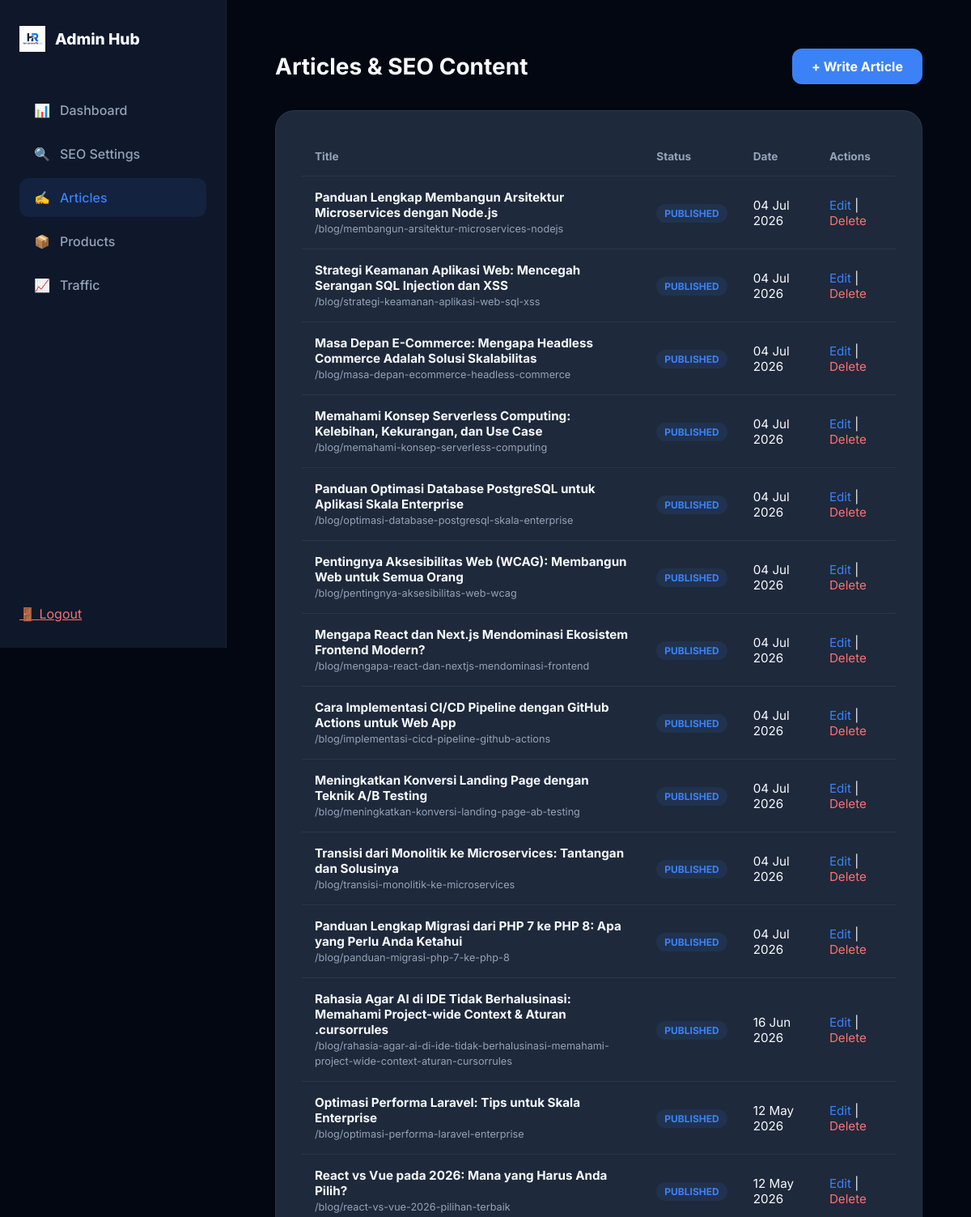
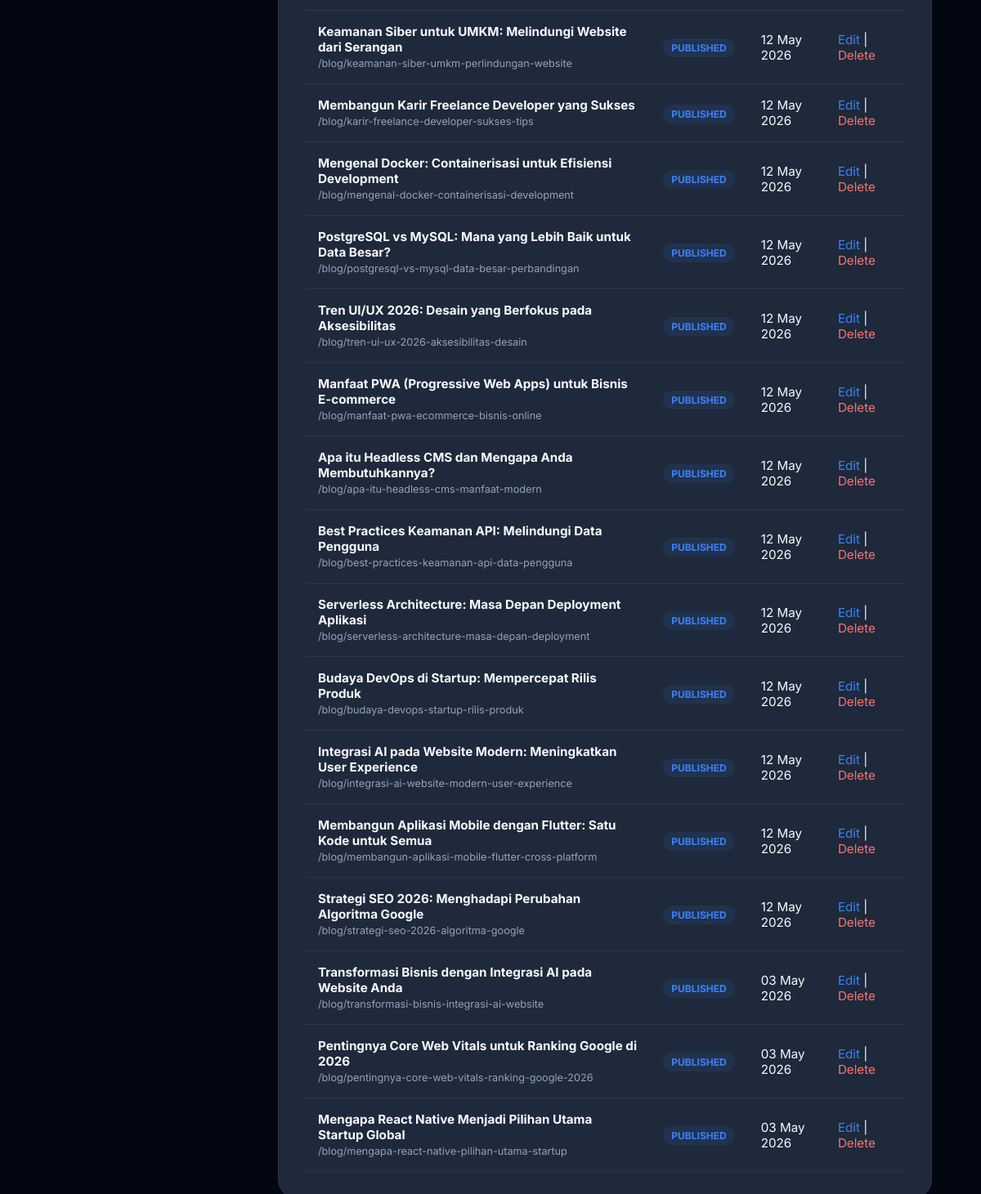
Page /admin?tab=articles (signed in) on the committed database (2 pictures, top to bottom).
### tables this page shows
CREATE TABLE articles (id INTEGER PRIMARY KEY AUTOINCREMENT, title TEXT, slug TEXT UNIQUE, content TEXT, excerpt TEXT, meta_title TEXT, meta_description TEXT, image_url TEXT, created_at DATETIME DEFAULT (datetime('now')), status TEXT DEFAULT 'published');

### admin.php (the view, shortened to what this page needs)
<?php
$dbFile = __DIR__ . '/stats.db';
    ?>
    <?php
try {
    $db = new PDO('sqlite:' . $dbFile);
    $db->setAttribute(PDO::ATTR_ERRMODE, PDO::ERRMODE_EXCEPTION);
} catch (PDOException $e) {
    die("Database connection failed.");
}
$tab = $_GET['tab'] ?? 'dashboard';
$articles = $db->query("SELECT * FROM articles ORDER BY created_at DESC")->fetchAll(PDO::FETCH_ASSOC);
$totalVisits = $db->query("SELECT COUNT(*) FROM visits")->fetchColumn();
$todayVisits = $db->query("SELECT COUNT(*) FROM visits WHERE date(created_at) = date('now')")->fetchColumn();
$recentVisits = $db->query("SELECT * FROM visits ORDER BY created_at DESC LIMIT 10")->fetchAll(PDO::FETCH_ASSOC);
$editArticle = null;
?>
<!DOCTYPE html>
<html lang="id">
<head>
    <link href="https://cdn.quilljs.com/1.3.6/quill.snow.css" rel="stylesheet">
</head>
<body>
    <div class="admin-layout">
        <aside id="sidebar">
            <div class="logo">
                <img src="images/logohasanarofid.png" alt="Logo">
                <span>Admin Hub</span>
            </div>
            <nav>
                <a href="admin?tab=dashboard" class="<?= $tab == 'dashboard' ? 'active' : '' ?>">
                    <span>📊</span> <span>Dashboard</span>
                </a>
                <a href="admin?tab=seo" class="<?= $tab == 'seo' ? 'active' : '' ?>">
                    <span>🔍</span> <span>SEO Settings</span>
                </a>
                <a href="admin?tab=articles" class="<?= $tab == 'articles' ? 'active' : '' ?>">
                    <span>✍️</span> <span>Articles</span>
                </a>
                <a href="form" target="_blank">
                    <span>📦</span> <span>Products</span>
                </a>
                <a href="trafik" target="_blank">
                    <span>📈</span> <span>Traffic</span>
                </a>
            </nav>
            <a href="?logout=1" class="nav-link logout">
                <span>🚪</span> <span>Logout</span>
            </a>
        </aside>
        <main>
            <?php if ($tab == 'dashboard'): ?>
                <header>
                    <h1>Dashboard Overview</h1>
                </header>
                <div class="stats-grid">
                    <div class="stat-card">
                        <h3>Total Visits</h3>
                        <p><?= number_format($totalVisits) ?></p>
                    </div>
                    <div class="stat-card">
                        <h3>Visits Today</h3>
                        <p><?= number_format($todayVisits) ?></p>
                    </div>
                    <div class="stat-card">
                        <h3>Total Articles</h3>
                        <p><?= count($articles) ?></p>
                    </div>
                </div>
                <div class="card">
                    <div class="card-header">
                        <h2>Recent Traffic</h2>
                    </div>
                    <table>
                        <thead>
                            <tr>
                                <th>Date</th>
                                <th>IP Address</th>
                                <th>Country</th>
                                <th>Device</th>
                            </tr>
                        </thead>
                        <tbody>
                            <?php foreach ($recentVisits as $v): ?>
                            <tr>
                                <td><?= date('d M, H:i', strtotime($v['created_at'])) ?></td>
                                <td><code><?= substr($v['ip_hash'], 0, 8) ?>...</code></td>
                                <td><?= htmlspecialchars($v['country']) ?></td>
                                <td><span class="badge badge-blue"><?= $v['device_type'] ?></span></td>
                            </tr>
                            <?php endforeach; ?>
                        </tbody>
                    </table>
                </div>
            <?php elseif ($tab == 'articles'): ?>
                <header>
                    <h1>Articles & SEO Content</h1>
                    <a href="admin?tab=articles&action=new" class="btn">+ Write Article</a>
                </header>
                <?php if (isset($_GET['action']) || isset($_GET['edit_article'])): ?>
                    <div class="card">
                        <div class="card-header">
                            <h2><?= $editArticle ? 'Edit Article' : 'New Article' ?></h2>
                        </div>
                        <form method="POST" id="articleForm">
                            <input type="hidden" name="id" value="<?= $editArticle['id'] ?? '' ?>">
                            <input type="hidden" name="content" id="contentInput">
                            <div class="form-group">
                                <label>Title</label>
                                <input type="text" name="title" value="<?= htmlspecialchars($editArticle['title'] ?? '') ?>" required placeholder="Enter catchy title...">
                            </div>
                            <div class="form-group">
                                <label>Excerpt (Short Summary for SEO)</label>
                                <textarea name="excerpt" rows="2" required placeholder="Short summary for Google search results..."><?= htmlspecialchars($editArticle['excerpt'] ?? '') ?></textarea>
                            </div>
                            <div class="form-group">
                                <label>Content (Visual Editor)</label>
                                <div id="editor"><?= $editArticle['content'] ?? '' ?></div>
                            </div>
                            <button type="submit" name="save_article" class="btn btn-success">Publish Article</button>
                            <a href="admin?tab=articles" class="btn" style="background: transparent; color: var(--text-muted);">Cancel</a>
                        </form>
                    </div>
                <?php else: ?>
                    <div class="card">
                        <table>
                            <thead>
                                <tr>
                                    <th>Title</th>
                                    <th>Status</th>
                                    <th>Date</th>
                                    <th>Actions</th>
                                </tr>
                            </thead>
                            <tbody>
                                <?php foreach ($articles as $a): ?>
                                <tr>
                                    <td><strong><?= htmlspecialchars($a['title']) ?></strong><br><small style="color: var(--text-muted)">/blog/<?= $a['slug'] ?></small></td>
                                    <td><span class="badge badge-blue">Published</span></td>
                                    <td><?= date('d M Y', strtotime($a['created_at'])) ?></td>
                                    <td>
                                        <a href="admin?tab=articles&edit_article=<?= $a['id'] ?>" style="color: var(--accent); text-decoration: none;">Edit</a> |
                                        <a href="admin?tab=articles&delete_article=<?= $a['id'] ?>" style="color: #f87171; text-decoration: none;" onclick="return confirm('Delete this article?')">Delete</a>
                                    </td>
                                </tr>
                                <?php endforeach; ?>
                            </tbody>
                        </table>
                    </div>
                <?php endif; ?>
            <?php endif; ?>
        </main>
    </div>
</body>
</html>

### admin.php (style rules this page uses)
:root { --bg: #030712; --sidebar: #0f172a; --surface: #1e293b; --border: rgba(255,255,255,0.06); --text: #f8fafc; --text-muted: #94a3b8; --accent: #3b82f6; }
* { box-sizing: border-box; }
body { margin: 0; font-family: 'Inter', sans-serif; background: var(--bg); color: var(--text); min-height: 100vh; overflow-x: hidden; }
.admin-layout { display: flex; min-height: 100vh; }
aside { width: 280px; background: var(--sidebar); border-right: 1px solid var(--border); display: flex; flex-direction: column; padding: 32px 24px; position: fixed; height: 100vh; z-index: 1000; transition: transform 0.3s cubic-bezier(0.4, 0, 0.2, 1); }
.logo { font-weight: 800; font-size: 1.2rem; margin-bottom: 48px; display: flex; align-items: center; gap: 12px; }
.logo img { height: 32px; }
nav { flex-grow: 1; }
nav a { display: flex; align-items: center; gap: 12px; padding: 14px 18px; color: var(--text-muted); text-decoration: none; border-radius: 12px; transition: 0.3s; margin-bottom: 6px; font-weight: 500; }
nav a:hover, nav a.active { background: rgba(59, 130, 246, 0.1); color: var(--accent); }
.logout { margin-top: auto; color: #f87171; }
main { flex-grow: 1; padding: 60px; margin-left: 280px; width: calc(100% - 280px); transition: 0.3s; }
header { display: flex; justify-content: space-between; align-items: center; margin-bottom: 32px; }
h1 { margin: 0; font-size: 1.75rem; }
.card { background: var(--surface); padding: 32px; border-radius: 24px; border: 1px solid var(--border); margin-bottom: 32px; overflow-x: auto; }
.btn { padding: 12px 24px; border-radius: 12px; border: none; background: var(--accent); color: white; font-weight: 700; cursor: pointer; transition: 0.3s; display: inline-flex; align-items: center; gap: 8px; text-decoration: none; }
table { width: 100%; border-collapse: collapse; min-width: 600px; }
th { text-align: left; padding: 16px; color: var(--text-muted); font-size: 0.85rem; border-bottom: 1px solid var(--border); }
td { padding: 16px; border-bottom: 1px solid var(--border); font-size: 0.95rem; }
.badge { padding: 4px 10px; border-radius: 99px; font-size: 0.75rem; font-weight: 700; text-transform: uppercase; }
.badge-blue { background: rgba(59, 130, 246, 0.1); color: var(--accent); }

### rows in the picture
articles: title "Panduan Lengkap Membangun Arsitektur Microservices dengan Node.js", slug "membangun-arsitektur-microservices-nodejs", created_at "04 Jul 2026"
articles: title "Strategi Keamanan Aplikasi Web: Mencegah Serangan SQL Injection dan XSS", slug "strategi-keamanan-aplikasi-web-sql-xss", created_at "04 Jul 2026"
articles: title "Masa Depan E-Commerce: Mengapa Headless Commerce Adalah Solusi Skalabilitas", slug "masa-depan-ecommerce-headless-commerce", created_at "04 Jul 2026"
articles: title "Memahami Konsep Serverless Computing: Kelebihan, Kekurangan, dan Use Case", slug "memahami-konsep-serverless-computing", created_at "04 Jul 2026"
articles: title "Panduan Optimasi Database PostgreSQL untuk Aplikasi Skala Enterprise", slug "optimasi-database-postgresql-skala-enterprise", created_at "04 Jul 2026"
articles: title "Pentingnya Aksesibilitas Web (WCAG): Membangun Web untuk Semua Orang", slug "pentingnya-aksesibilitas-web-wcag", created_at "04 Jul 2026"
articles: title "Mengapa React dan Next.js Mendominasi Ekosistem Frontend Modern?", slug "mengapa-react-dan-nextjs-mendominasi-frontend", created_at "04 Jul 2026"
articles: title "Cara Implementasi CI/CD Pipeline dengan GitHub Actions untuk Web App", slug "implementasi-cicd-pipeline-github-actions", created_at "04 Jul 2026"
articles: title "Meningkatkan Konversi Landing Page dengan Teknik A/B Testing", slug "meningkatkan-konversi-landing-page-ab-testing", created_at "04 Jul 2026"
articles: title "Transisi dari Monolitik ke Microservices: Tantangan dan Solusinya", slug "transisi-monolitik-ke-microservices", created_at "04 Jul 2026"
articles: title "Panduan Lengkap Migrasi dari PHP 7 ke PHP 8: Apa yang Perlu Anda Ketahui", slug "panduan-migrasi-php-7-ke-php-8", created_at "04 Jul 2026"
articles: title "Rahasia Agar AI di IDE Tidak Berhalusinasi: Memahami Project-wide Context & Aturan .cursorrules", slug "rahasia-agar-ai-di-ide-tidak-berhalusinasi-memahami-project-wide-context-aturan-cursorrules", created_at "16 Jun 2026"
articles: title "Optimasi Performa Laravel: Tips untuk Skala Enterprise", slug "optimasi-performa-laravel-enterprise", created_at "12 May 2026"
articles: title "React vs Vue pada 2026: Mana yang Harus Anda Pilih?", slug "react-vs-vue-2026-pilihan-terbaik", created_at "12 May 2026"
articles: title "Keamanan Siber untuk UMKM: Melindungi Website dari Serangan", slug "keamanan-siber-umkm-perlindungan-website", created_at "12 May 2026"
articles: title "Membangun Karir Freelance Developer yang Sukses", slug "karir-freelance-developer-sukses-tips", created_at "12 May 2026"
articles: title "Mengenal Docker: Containerisasi untuk Efisiensi Development", slug "mengenal-docker-containerisasi-development", created_at "12 May 2026"
articles: title "PostgreSQL vs MySQL: Mana yang Lebih Baik untuk Data Besar?", slug "postgresql-vs-mysql-data-besar-perbandingan", created_at "12 May 2026"
articles: title "Tren UI/UX 2026: Desain yang Berfokus pada Aksesibilitas", slug "tren-ui-ux-2026-aksesibilitas-desain", created_at "12 May 2026"
articles: title "Manfaat PWA (Progressive Web Apps) untuk Bisnis E-commerce", slug "manfaat-pwa-ecommerce-bisnis-online", created_at "12 May 2026"
articles: title "Apa itu Headless CMS dan Mengapa Anda Membutuhkannya?", slug "apa-itu-headless-cms-manfaat-modern", created_at "12 May 2026"
articles: title "Best Practices Keamanan API: Melindungi Data Pengguna", slug "best-practices-keamanan-api-data-pengguna", created_at "12 May 2026"
articles: title "Serverless Architecture: Masa Depan Deployment Aplikasi", slug "serverless-architecture-masa-depan-deployment", created_at "12 May 2026"
articles: title "Budaya DevOps di Startup: Mempercepat Rilis Produk", slug "budaya-devops-startup-rilis-produk", created_at "12 May 2026"
articles: title "Integrasi AI pada Website Modern: Meningkatkan User Experience", slug "integrasi-ai-website-modern-user-experience", created_at "12 May 2026"
articles: title "Membangun Aplikasi Mobile dengan Flutter: Satu Kode untuk Semua", slug "membangun-aplikasi-mobile-flutter-cross-platform", created_at "12 May 2026"
articles: title "Strategi SEO 2026: Menghadapi Perubahan Algoritma Google", slug "strategi-seo-2026-algoritma-google", created_at "12 May 2026"
articles: title "Transformasi Bisnis dengan Integrasi AI pada Website Anda", slug "transformasi-bisnis-integrasi-ai-website", created_at "03 May 2026"
articles: title "Pentingnya Core Web Vitals untuk Ranking Google di 2026", slug "pentingnya-core-web-vitals-ranking-google-2026", created_at "03 May 2026"
articles: title "Mengapa React Native Menjadi Pilihan Utama Startup Global", slug "mengapa-react-native-pilihan-utama-startup", created_at "03 May 2026"
